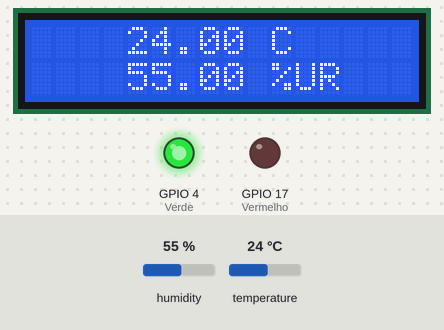
This sketch was run on a simulated ESP32. Parts: 16×2 character LCD, output pins drawn as LEDs (lit = HIGH). The test bench sets the inputs (shaded band); at power-on: humidity 55 %, temperature 24 °C. WiFi joins after 1.5 s; servers stay silent unless stated; no MQTT or app messages arrive unless stated; what the sketch prints to the serial monitor is not drawn.

Above: at 2.7 s.
2.8 s: humidity set to 32 %
At 4.0 s:
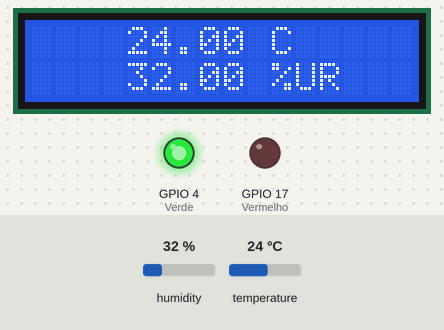
5.2 s: humidity set to 29 %
At 8.2 s:
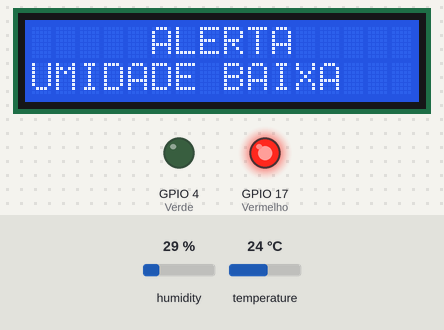
10.8 s: temperature set to 41 °C
At 14.7 s:
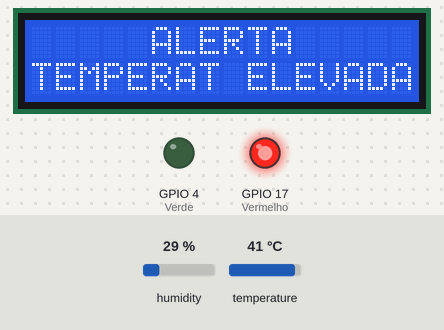
22.0 s: temperature set to 37.4 °C
At 24.7 s:
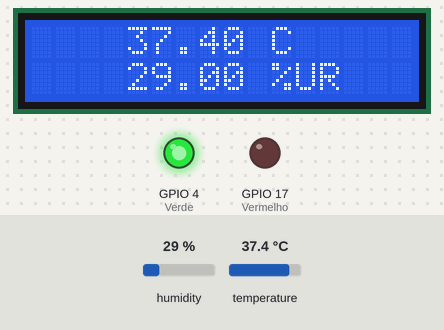
27.6 s: temperature set to 36.3 °C
At 28.8 s:
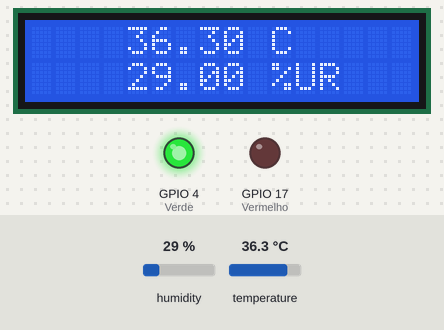
Timing chart, 0 to 32.7 s (numbered marks = the images above; inputs shaded):
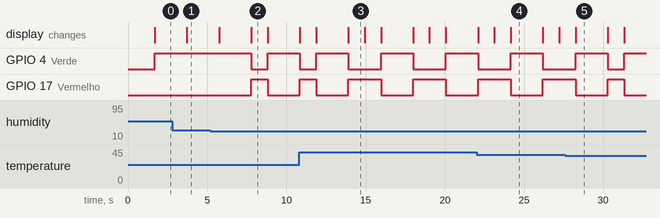

Measured:
- the behaviour switches between 31 and 30 % on humidity (found by bisection; images 1 and 2)
- after the input at 2.8 s, the display: changes after 0.91 s (image 1)
- after the input at 5.2 s, GPIO 4 (Verde): HIGH → LOW after 2.6 s, → HIGH 1.0 s later; GPIO 17 (Vermelho): LOW → HIGH after 2.6 s, → LOW 1.0 s later; the display: first changes after 0.55 s (image 2 shows a later state)
- after the input at 10.8 s, the display: first differs from a run without the input after 1.1 s (image 3 shows a later state)
- what the display in image 2 shows lasts 1.0 s, from 7.8 s to 8.8 s
- what the display in image 4 shows lasts 2.0 s, from 24.2 s to 26.2 s

The sketch:

sensor.ino
```cpp
#include <WiFi.h>
#include <PubSubClient.h>
#include <DHTesp.h>
#include <LiquidCrystal_I2C.h>

LiquidCrystal_I2C lcd(0x27, 16, 2);

#define DHT_pino 19
#define Verde 4
#define Vermelho 17

DHTesp sensor;

// WiFi/MQTT configs
const char* ssid = "Wokwi-GUEST"; // SUBSTITUA PELO SEU SSID
const char* password = ""; // SUBSTITUA PELA SUA SENHA DO WIFI
const char* mqtt_server = "broker.mqtt-dashboard.com";

WiFiClient WOKWI_CLIENT;
PubSubClient client(WOKWI_CLIENT);
unsigned long lastMsg = 0;
#define MSG_BUFFER_SIZE (50)
char msg[MSG_BUFFER_SIZE];

float lastTemperature = 0.0;
float lastHumidity = 0.0;
const float THRESHOLD = 0.5; // Limite para considerar uma alteração significativa (ex: 0.5 unidades)

void setup_wifi() {
  delay(10);
  Serial.println();
  Serial.print("Connecting to ");
  Serial.println(ssid);

  WiFi.mode(WIFI_STA);
  WiFi.begin(ssid, password);

  while (WiFi.status() != WL_CONNECTED) {
    delay(500);
    Serial.print(".");
  }

  randomSeed(micros());
  Serial.println("");
  Serial.println("WiFi connected");
  Serial.println("IP address: ");
  Serial.println(WiFi.localIP());
}

void callback(char* topic, byte* payload, unsigned int length) {
  // Converte o payload para string
  String mensagem = "";
  for (unsigned int i = 0; i < length; i++) {
    mensagem += (char)payload[i];
  }

  Serial.print("Mensagem recebida no tópico [");
  Serial.print(topic);
  Serial.print("]: ");
  Serial.println(mensagem);

  float currentTemperature = sensor.getTemperature();
  float currentHumidity = sensor.getHumidity();

  // Ao receber uma mensagem, responde com a temperatura ou umidade atual
  if (String(topic) == "smartirrigation/temperaturaAmbiente") {
    snprintf(msg, MSG_BUFFER_SIZE, "Temperatura atual: %.2f C", currentTemperature);
    client.publish("smartirrigation/respostaTemperatura", msg);
    Serial.print("Respondendo a temperatura: ");
    Serial.println(msg);
  } else if (String(topic) == "smartirrigation/umidadeAmbiente") {
    snprintf(msg, MSG_BUFFER_SIZE, "Umidade atual: %.2f %%", currentHumidity);
    client.publish("smartirrigation/respostaUmidade", msg);
    Serial.print("Respondendo a umidade: ");
    Serial.println(msg);
  }
}

void reconnect() {
  while (!client.connected()) {
    Serial.print("Attempting MQTT connection...");
    if (client.connect("WOKWI_CLIENT")) { // Pode usar um clientId mais dinâmico se preferir
      Serial.println("connected");
      // Se inscreve nos tópicos de temperatura e umidade
      client.subscribe("smartirrigation/temperaturaAmbiente");
      Serial.println("Subscribed to smartirrigation/temperaturaAmbiente");
      client.subscribe("smartirrigation/umidadeAmbiente");
      Serial.println("Subscribed to smartirrigation/umidadeAmbiente");
    } else {
      Serial.print("failed, rc=");
      Serial.print(client.state());
      Serial.println(" try again in 5 seconds");
      delay(5000);
    }
  }
}

void setup() {
  lcd.backlight();
  lcd.init();
  Serial.begin(115200);
  sensor.setup(DHT_pino, DHTesp::DHT22);
  pinMode(Verde, OUTPUT);
  pinMode(Vermelho, OUTPUT);

  setup_wifi();
  client.setServer(mqtt_server, 1883);
  client.setCallback(callback);

  // Inicializa as últimas leituras para evitar publicação na primeira leitura
  lastTemperature = sensor.getTemperature();
  lastHumidity = sensor.getHumidity();
}

void loop() {
  if (!client.connected()) {
    reconnect();
  }
  client.loop();

  float currentTemperature = sensor.getTemperature();
  float currentHumidity = sensor.getHumidity();

  lcd.clear();
  lcd.setCursor(0, 0);
  lcd.print("    ");
  lcd.print(currentTemperature);
  lcd.print(" C");
  lcd.setCursor(0, 1);
  lcd.print("    ");
  lcd.print(currentHumidity);
  lcd.print(" %UR");
  ok();
  delay(2000);

  // Verifica se a temperatura ou umidade mudou significativamente
  if (abs(currentTemperature - lastTemperature) >= THRESHOLD) {
    snprintf(msg, MSG_BUFFER_SIZE, "%.2f", currentTemperature);
    client.publish("smartirrigation/temperaturaAmbiente", msg);
    Serial.print("Publicando nova temperatura: ");
    Serial.println(msg);
    lastTemperature = currentTemperature;
  }

  if (abs(currentHumidity - lastHumidity) >= THRESHOLD) {
    snprintf(msg, MSG_BUFFER_SIZE, "%.2f", currentHumidity);
    client.publish("smartirrigation/umidadeAmbiente", msg);
    Serial.print("Publicando nova umidade: ");
    Serial.println(msg);
    lastHumidity = currentHumidity;
  }

  if (currentTemperature >= 37) {
    lcd.clear();
    lcd.setCursor(0, 0);
    lcd.print("     ALERTA");
    lcd.setCursor(0, 1);
    lcd.print("TEMPERAT ELEVADA");
    Alerta();
    delay(1000);
    client.publish("smartirrigation/alerta", "Temperatura elevada");
  }

  if (currentHumidity <= 30) {
    lcd.clear();
    lcd.setCursor(0, 0);
    lcd.print("     ALERTA");
    lcd.setCursor(0, 1);
    lcd.print("UMIDADE BAIXA");
    Alerta();
    delay(1000);
    client.publish("smartirrigation/alerta", "Umidade baixa");
  }
}

void ok() {
  digitalWrite(Verde, HIGH);
  digitalWrite(Vermelho, LOW);
}

void Alerta() {
  digitalWrite(Vermelho, HIGH);
  digitalWrite(Verde, LOW); // Garante que o LED verde esteja desligado durante o alerta
}
```
